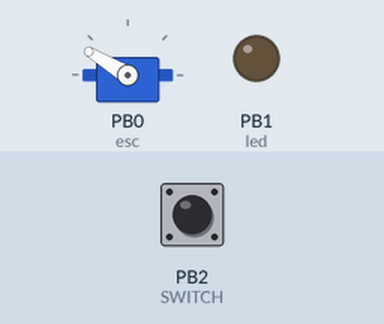
Recording of a sketch running on a simulated ATtiny85, built with avr-gcc and run on an emulated ATtiny85. Parts: servo, output pins drawn as LEDs (lit = HIGH). Wiring (inferred from the names in the program): servo: signal PB0. Inputs (shaded band) come from the test bench; at power-on: PB2 (SWITCH) HIGH. Servo pulses on a pin are drawn as a servo (544–2400 µs = 0–180°); pins used as bus, display or sensor lines are not drawn.

Above: at 0.1 s.
At 7.1 s:
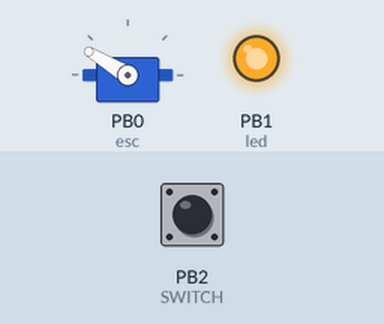
Timing chart, 0 to 13.6 s (numbered marks = the images above):
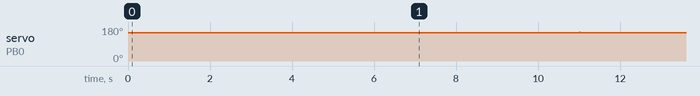

Measured:
- by itself, servo on PB0 (esc): 149° → 150° at 12.1 s

The sketch:

attiny85Test.ino
```cpp
// Servo8Bit Example code
// Ilya Brutman

#include "Servo8Bit.h"

//void delay(uint16_t milliseconds);  //forward declaration to the delay function

int led = 1; // blink 'digital' pin 1 - AKA the built in red LED
int esc = 0;
#define SWITCH 2

Servo8Bit myServo;  //create a servo object.
                        //a maximum of five servo objects can be created

void setup() {
  myServo.attach(esc);  //attach the servo to pin PB1
  pinMode(led, OUTPUT);
  pinMode(SWITCH, INPUT_PULLUP);

  digitalWrite(led, LOW);
  myServo.write(45);
  delay(7000);
  digitalWrite(led, HIGH);
}

// the loop routine runs over and over again forever:
void loop() {
  if (! digitalRead(SWITCH)) {  // if the button is pressed
    myServo.write(85);
    delay(100);
  } else {
    myServo.write(45);
    delay(100);
  }
}
```

Servo8Bit.h
```cpp
// (licence header left out)
/*
  A servo is activated by creating an instance of the Servo8Bit class passing the desired pin to the attach() method.
  The servos are pulsed in the background using the value most recently written using the write() method
  The methods are:
   Servo8Bit - Class for manipulating servo motors connected to Attiny pins.
   attach(pin)           - Attaches a servo motor to an i/o pin.
   attach(pin, min, max) - Attaches to a pin setting min and max values in microseconds
                           default min is 544, max is 2400
   write()               - Sets the servo angle in degrees.  (invalid angle that is valid as pulse in microseconds is treated as microseconds)
   writeMicroseconds()   - Sets the servo pulse width in microseconds
   read()                - Gets the last written servo pulse width as an angle between 0 and 180.
   readMicroseconds()    - Gets the last written servo pulse width in microseconds.
   attached()            - Returns true if there is a servo attached.
   detach()              - Stops an attached servos from pulsing its i/o pin.
 */

#ifndef Servo8Bit_h
#define Servo8Bit_h

#include <inttypes.h>


//Options
//pick one, comment out the other one out:
//#define USE_TIMER0
#define USE_TIMER1


class Servo8Bit
{
public:
  Servo8Bit();
  ~Servo8Bit();
  uint8_t attach(uint8_t pin);              // attach the given pin to the next free channel, returns channel number or 0 if failure
  uint8_t attach(uint8_t pin, uint16_t newMin, uint16_t newMax); // as above but also sets min and max values for writes.
  void detach();

  void write(uint16_t value);               // if value is < 200 its treated as an angle, otherwise as pulse width in microseconds
  void writeMicroseconds(uint16_t value);   // Write pulse width in microseconds
  uint16_t read();                          // returns current pulse width as an angle between 0 and 180 degrees
  uint16_t readMicroseconds();              // returns current pulse width in microseconds for this servo
  bool attached();                          // return true if this servo is attached, otherwise false

private:
   //private constants
   static const uint16_t kDefaultMinimalPulse = 544;
   static const uint16_t kDefaultMaximumPulse = 2400;

   //private variables
   uint8_t  myServoNumber;                  // Our ID number that we get from the ServoSequencer after we register with it
   uint8_t  invalidServoNumber;             // value that represents and invalid servo number. This is set only once.
   uint16_t myMin;                          // minimum pulse length that corresponds to the angle of 0 degrees
   uint16_t myMax;                          // maximum pulse length that corresponds to the angle of 180 degrees

   //our own map function, so that we don't have to get it from some library
   long map(long x, long in_min, long in_max, long out_min, long out_max);
};

#endif
```

Source omitted: Servo8Bit.cpp (35619 bytes)
